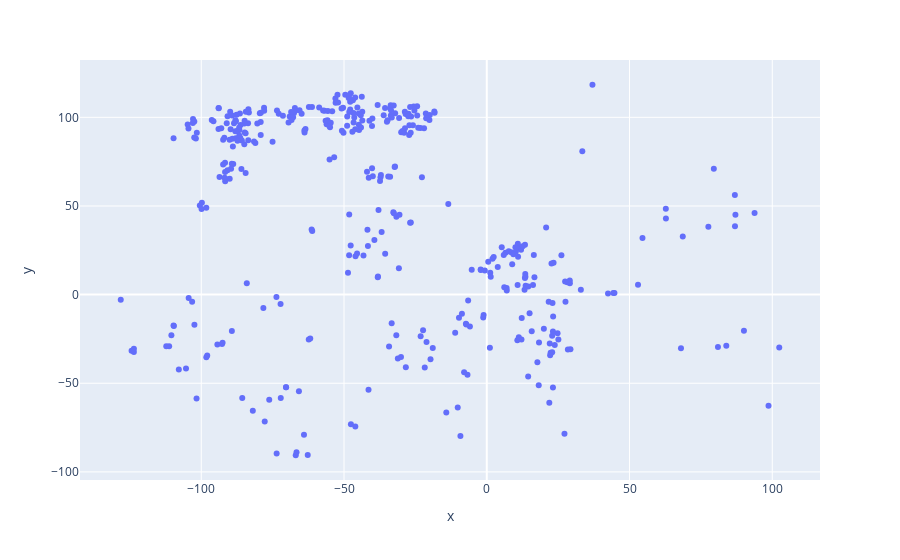

Here is the notebook cell this chart was saved with:
### Code cell
df_subset = filter_tag(tag_filter['General'], df_base)
display_plot(df_subset)

### Figure 1 — Plotly figure (JSON) as saved in the notebook; plotly's stock layout.template omitted (floating-point values rounded to 4 significant figures; data arrays with more than 128 entries replaced by an {"elided": "..."} marker saying what was removed)
{"data": [{"customdata": {"elided": "392x1 str values"}, "hoverlabel": {"namelength": 0}, "hovertemplate": "<b>%{hovertext}</b><br><br>x=%{x}<br>y=%{y}<br>sub=%{customdata[0]}", "hovertext": {"elided": "392 str values"}, "legendgroup": "", "marker": {"color": "#636efa", "symbol": "circle"}, "mode": "markers", "name": "", "showlegend": false, "type": "scatter", "x": {"elided": "392 float values"}, "xaxis": "x", "y": {"elided": "392 float values"}, "yaxis": "y"}], "layout": {"legend": {"tracegroupgap": 0}, "margin": {"t": 60}, "xaxis": {"anchor": "y", "domain": [0, 1], "title": {"text": "x"}}, "yaxis": {"anchor": "x", "domain": [0, 1], "title": {"text": "y"}}}}
